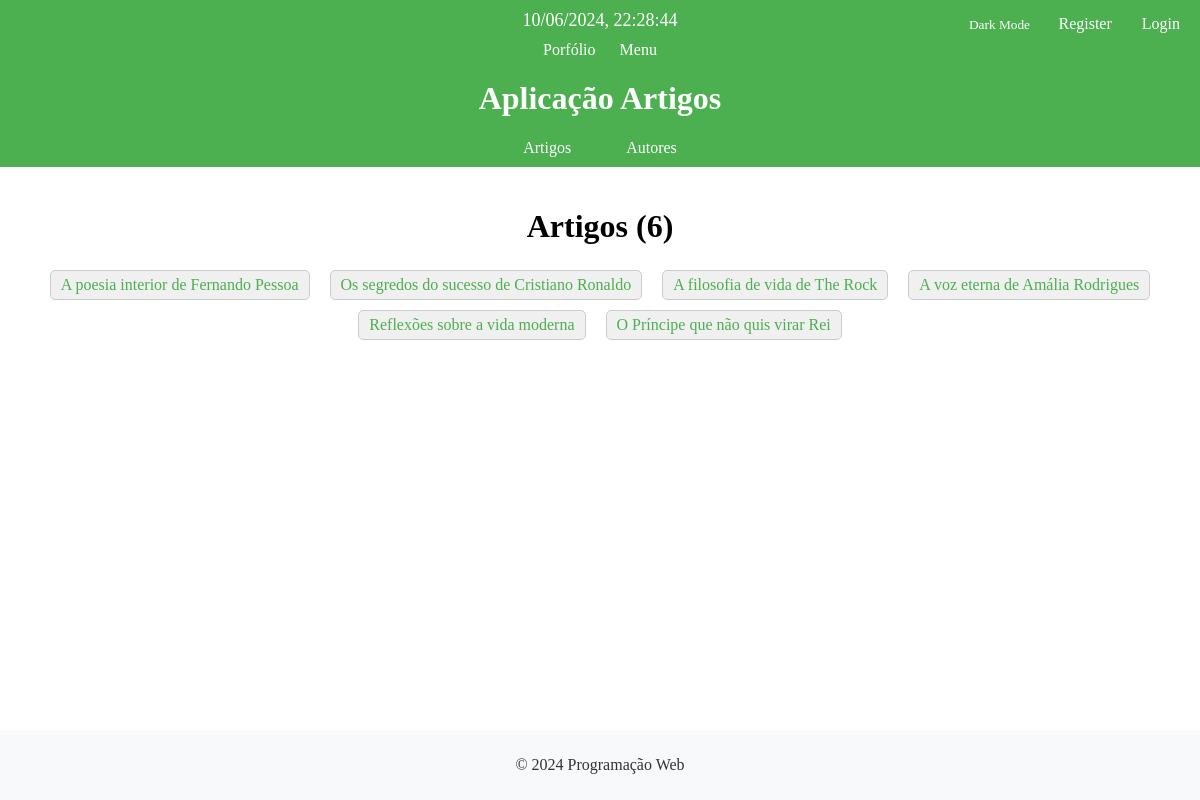
The app's page /artigos/ with its own data.
### artigos/models.py (models this page shows, shortened)
class Artigo(models.Model):
    titulo = models.CharField(max_length=200)
    conteudo = models.TextField()
    data_publicacao = models.DateTimeField(auto_now_add=True)
    autor = models.ForeignKey(Autor, on_delete=models.CASCADE)
    imagem = models.ImageField(upload_to='artigos/', blank=True, null=True)

### artigos/views.py (the view)
# urls.py: path('', views.lista_artigos_view, name='lista_artigos'), #lista artigos
def lista_artigos_view(request):
    artigos = Artigo.objects.all()
    context = {'artigos': artigos, 'is_editor': is_editor_artigos(request.user)}
    return render(request, 'artigos/lista_artigos.html', context)

### artigos/views.py (called while the page is built)
def is_editor_artigos(user):
    return user.groups.filter(name='editor_artigos').exists()

### artigos/templates/artigos/lista_artigos.html (shortened to what this page needs)
{% extends 'artigos/layout.html' %}
{% block content %}
<body>
    <h1 style="text-align: center; margin-bottom: 20px;">Artigos ({{artigos|length}})</h1>
    <ul class="lista-item">
        {% for artigo in artigos %}
            <li><a href="{% url 'artigos:detalhes_artigo' artigo.id %}">{{ artigo.titulo }}</a></li>
        {% endfor %}
    </ul>
</body>
{% endblock %}

### artigos/static/artigos/estilos.css (style rules this page uses)
body { font-family: 'Playfair Display', serif; font-optical-sizing: auto; margin: 0; padding: 0; display: flex; flex-direction: column; min-height: 100vh; }
.lista-item { list-style-type: none; padding: 0; display: flex; flex-wrap: wrap; justify-content: center; }
.lista-item li { margin: 5px 10px; padding: 5px 10px; background-color: #f0f0f0; border: 1px solid #ccc; border-radius: 5px; white-space: nowrap; }
.lista-item li a { text-decoration: none; color: #4CAF50; }

### records on screen
Artigo: titulo "A poesia interior de Fernando Pessoa"
Artigo: titulo "Os segredos do sucesso de Cristiano Ronaldo"
Artigo: titulo "A filosofia de vida de The Rock"
Artigo: titulo "A voz eterna de Amália Rodrigues"
Artigo: titulo "Reflexões sobre a vida moderna"
Artigo: titulo "O Príncipe que não quis virar Rei"

### other values on screen
{{ artigos|length }} "6"
